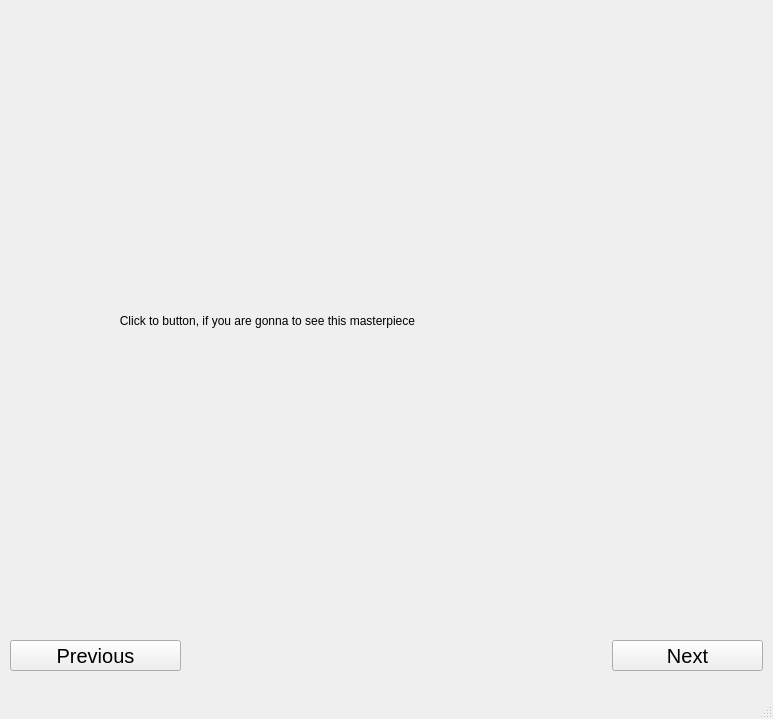
<?xml version="1.0" encoding="UTF-8"?>
<ui version="4.0">
 <class>MainWindow</class>
 <widget class="QMainWindow" name="MainWindow">
  <property name="geometry">
   <rect>
    <x>0</x>
    <y>0</y>
    <width>773</width>
    <height>719</height>
   </rect>
  </property>
  <property name="windowTitle">
   <string>MainWindow</string>
  </property>
  <widget class="QWidget" name="centralwidget">
   <widget class="QLabel" name="picture">
    <property name="geometry">
     <rect>
      <x>10</x>
      <y>10</y>
      <width>751</width>
      <height>621</height>
     </rect>
    </property>
    <property name="text">
     <string>                                 Click to button, if you are gonna to see this masterpiece</string>
    </property>
   </widget>
   <widget class="QPushButton" name="prevButton">
    <property name="geometry">
     <rect>
      <x>10</x>
      <y>640</y>
      <width>171</width>
      <height>31</height>
     </rect>
    </property>
    <property name="styleSheet">
     <string notr="true">font-size: 20px;
color: rgb(0, 0, 0);</string>
    </property>
    <property name="text">
     <string>Previous</string>
    </property>
   </widget>
   <widget class="QPushButton" name="nextButton">
    <property name="geometry">
     <rect>
      <x>612</x>
      <y>640</y>
      <width>151</width>
      <height>31</height>
     </rect>
    </property>
    <property name="styleSheet">
     <string notr="true">font-size: 20px;
color: rgb(0, 0, 0);</string>
    </property>
    <property name="text">
     <string>Next</string>
    </property>
   </widget>
  </widget>
  <widget class="QMenuBar" name="menubar">
   <property name="geometry">
    <rect>
     <x>0</x>
     <y>0</y>
     <width>773</width>
     <height>17</height>
    </rect>
   </property>
  </widget>
  <widget class="QStatusBar" name="statusbar"/>
 </widget>
 <resources/>
 <connections/>
</ui>
